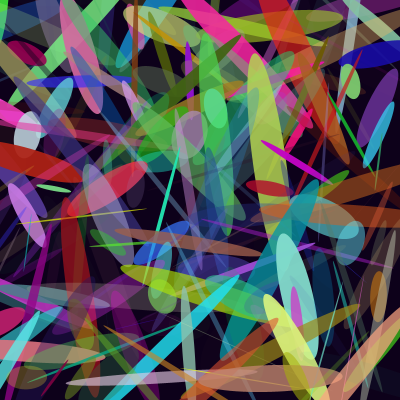
Frame 1 (no input)
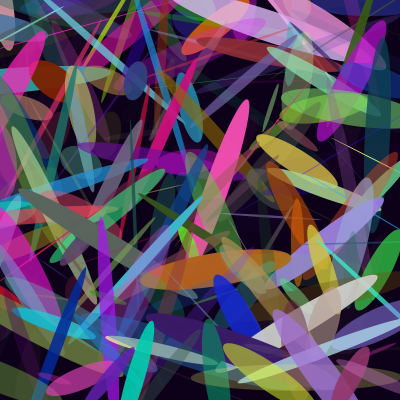
Frame 60 (the mouse pressed at the canvas centre just before this capture)
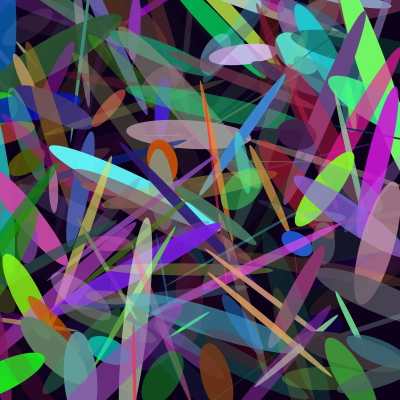
Frame 120 (the mouse held since frame 60 and released just before this capture)

The Processing sketch that drew these frames (run headless with seeded random() and noise(); from frame 60 on, the mouse is pressed at the canvas centre):

// Processing sketch: processing_3342
// ── processing_3342.pde

int esp = 27; // espaciador 
 
void setup(){ 
  size ( 400, 400); 
  colorMode (RGB);
  frameRate (10);
  smooth ();
} 
 
void draw(){ 
  background(13,1,26); 
  for (int y = 0; y < height; y += esp){ 
    for (int x = 0; x < width; x += esp){ 
    
  
  stroke(136,188,222); 
    
      pelotitas(x,y); 
    } 
  } 
} 
 


 
void pelotitas (int _x, int _y){ 
float d = dist(0, 0, _x, _y);  
float a= noise(345);
float b= noise (45);

pushMatrix();{ 
  translate(_x,_y); 
rotate(random (56));
//stroke(162,5,162); 
fill(random(255), random (255), random (255), random (255)); 
noStroke();
ellipse(a,b,random(34,229),random(34)); 

} 
popMatrix(); 
} 
